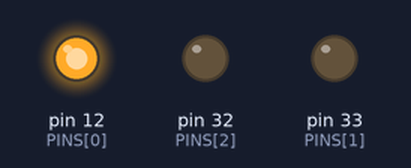
A program run on a simulated Raspberry Pi (header pin numbers). Parts: output pins drawn as LEDs (lit = HIGH). Random numbers come from a fixed seed; what the program prints to the terminal is not drawn.

Above: at 0.1 s.
At 5.3 s:
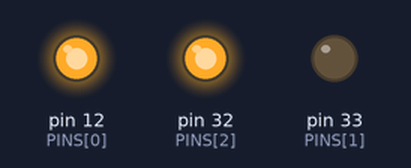
At 10.6 s:
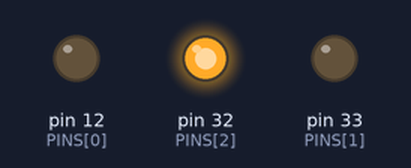
At 19.6 s:
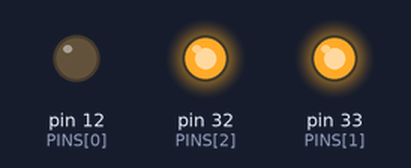
At 30.1 s:
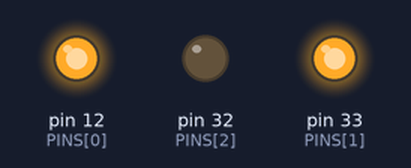
At 39.1 s:
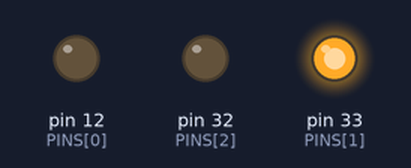
Timing chart, 0 to 40.0 s (numbered marks = the images above):
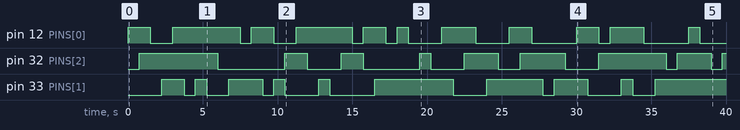

The program:

rgb_led.py
```python
import RPi.GPIO as GPIO
import threading
import time
import random

PINS = [12,33,32]  # R,G,B


def main():
    try:
        GPIO.setmode(GPIO.BOARD)
        GPIO.setup(PINS, GPIO.OUT, initial=GPIO.LOW)
        print("\nPress ^C (control-C) to exit the program.\n")
        while True:
            select_and_set_next_pin()
            if all(GPIO.input(pin) == GPIO.LOW for pin in PINS):
                select_and_set_next_pin()
            time.sleep(0.75)
    except KeyboardInterrupt:
        pass
    finally:
        GPIO.cleanup()


def select_and_set_next_pin():
    next_pin = PINS[random.randint(0, 2)]
    GPIO.output(next_pin, not GPIO.input(next_pin))


if __name__ == '__main__':
    main()
```

Measured:
- by itself, pin 12 (PINS[0]): LOW → HIGH at 0.00 s, → LOW 1.5 s later, → HIGH 1.5 s later, → LOW 4.5 s later, … (22 changes in this stretch)
- by itself, pin 32 (PINS[2]): LOW → HIGH at 0.75 s, → LOW 5.3 s later, → HIGH 4.5 s later, → LOW 1.5 s later, … (17 changes in this stretch)
- by itself, pin 33 (PINS[1]): LOW → HIGH at 2.3 s, → LOW 1.5 s later, → HIGH 0.75 s later, → LOW 0.75 s later, … (19 changes in this stretch)
